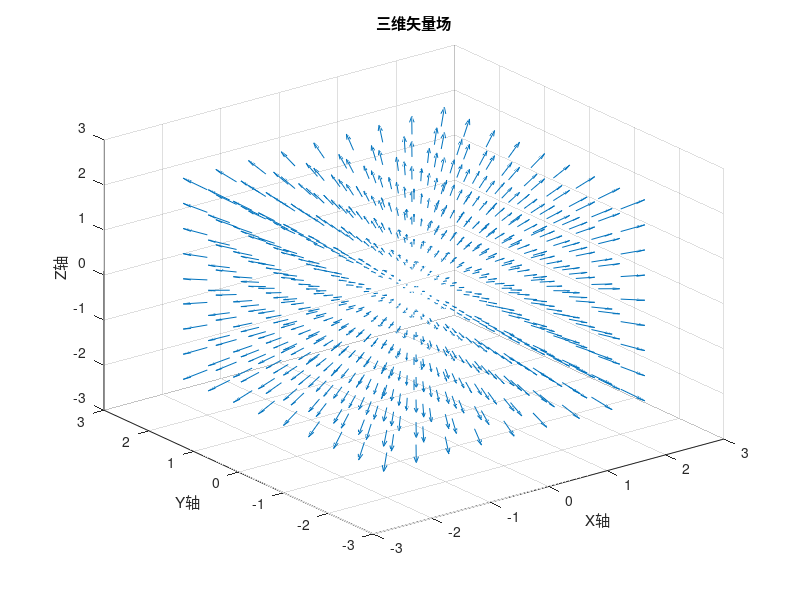

This figure's MATLAB source:
% 定义矢量场
[X, Y, Z] = meshgrid(-2:0.5:2, -2:0.5:2, -2:0.5:2);
U = X;
V = Y;
W = Z;

% 绘制矢量场
quiver3(X, Y, Z, U, V, W);

% 添加标签
xlabel('X轴');
ylabel('Y轴');
zlabel('Z轴');
title('三维矢量场');
grid on;
